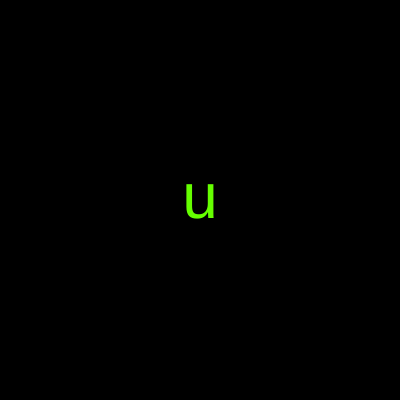
Frame 1 (no input)
Frame 60 (no input): identical to frame 1, image omitted
Frame 120 (the mouse pressed at the canvas centre since frame 60): identical to frame 1, image omitted

The p5.js sketch that drew this single still picture (run headless with seeded random() and noise() and a simulated clock; from frame 60 on, the mouse is pressed at the canvas centre):

// p5.js sketch
// ── sketch.js
let palavra;

function setup() {
  createCanvas(400, 400);

  palavra = palavraAleatoria();
  
}

function palavraAleatoria() {
  
  let palavras = ["ultra-T", "ult", "u"];
  
  return random(palavras);
}

function inicializaCores() {
  background("black");
  fill("#65FF00");
  textSize(64);
  textAlign(CENTER, CENTER);
}

function palavraParcial(minimo, maximo) {
  let quantidade = map(mouseX, minimo, maximo, 1, palavra.length);
  let parcial = palavra.substring(0, quantidade);
  return parcial;
}

function draw() {
  
  inicializaCores();

  let texto = palavraParcial(0, width);
    
  text(texto, 200, 200);
  
}

function modoNoturno(horario) {
  if (horario > 18) {
    console.log("Você precisa ligar o modo escuro!");
  } else {
    console.log("Modo noturno não é necessário neste momento.");
  }
}

modoNoturno(15);
modoNoturno(20);
